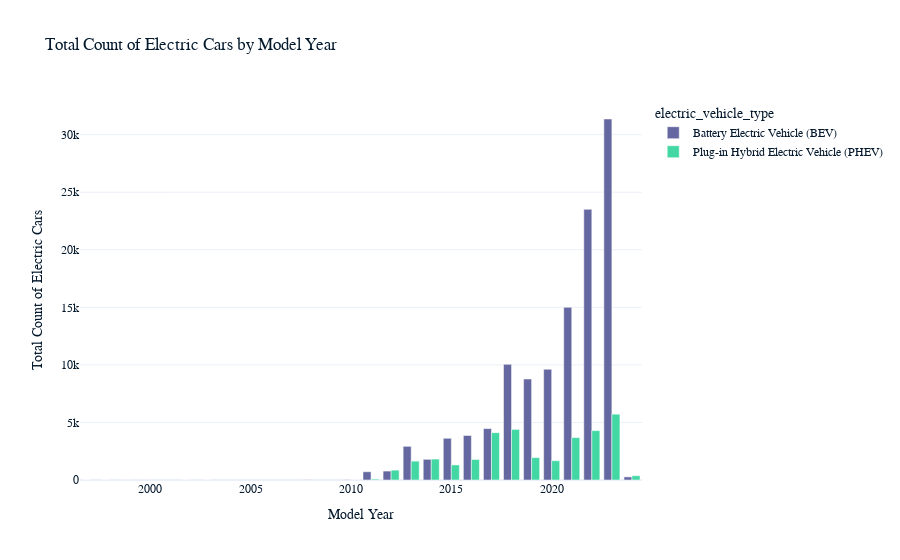

Source (notebook cell):
### Markdown cell above
### Instructions

Run the code and check that the plot is correct.

- Run the bar plot code generated by GPT.
- _Check that the output is suitable. If not, try changing your prompt in the previous task to improve the output (this is prompt engineering, which you'll see more of in the next code-along project in the series)._

### Code cell
# Paste the code generated by GPT and run it
import plotly.express as px

# Filter the DataFrame to include only electric vehicles
electric_vehicles = electric_cars[electric_cars['electric_vehicle_type'].str.contains('Electric Vehicle')]

# Group the data by model year and electric vehicle type, and sum the counts
grouped_data = electric_vehicles.groupby(['model_year', 'electric_vehicle_type'])['n_cars'].sum().reset_index()

# Draw the bar plot
fig = px.bar(grouped_data, x='model_year', y='n_cars', color='electric_vehicle_type',
             labels={'n_cars': 'Total Count of Electric Cars', 'model_year': 'Model Year'},
             title='Total Count of Electric Cars by Model Year',
             barmode='group')

fig.show()

### Figure 1 — Plotly figure (JSON) as saved in the notebook; plotly's stock layout.template omitted (floating-point values rounded to 4 significant figures)
{"data": [{"alignmentgroup": "True", "hovertemplate": "electric_vehicle_type=Battery Electric Vehicle (BEV)<br>Model Year=%{x}<br>Total Count of Electric Cars=%{y}<extra></extra>", "legendgroup": "Battery Electric Vehicle (BEV)", "marker": {"color": "#6568a0", "pattern": {"shape": ""}}, "name": "Battery Electric Vehicle (BEV)", "offsetgroup": "Battery Electric Vehicle (BEV)", "orientation": "v", "showlegend": true, "textposition": "auto", "type": "bar", "x": [1997, 1998, 1999, 2000, 2002, 2003, 2008, 2010, 2011, 2012, 2013, 2014, 2015, 2016, 2017, 2018, 2019, 2020, 2021, 2022, 2023, 2024], "xaxis": "x", "y": [1, 1, 4, 8, 2, 1, 18, 21, 718, 776, 2926, 1796, 3625, 3867, 4466, 10046, 8771, 9617, 14998, 23511, 31360, 271], "yaxis": "y"}, {"alignmentgroup": "True", "hovertemplate": "electric_vehicle_type=Plug-in Hybrid Electric Vehicle (PHEV)<br>Model Year=%{x}<br>Total Count of Electric Cars=%{y}<extra></extra>", "legendgroup": "Plug-in Hybrid Electric Vehicle (PHEV)", "marker": {"color": "#43d7a4", "pattern": {"shape": ""}}, "name": "Plug-in Hybrid Electric Vehicle (PHEV)", "offsetgroup": "Plug-in Hybrid Electric Vehicle (PHEV)", "orientation": "v", "showlegend": true, "textposition": "auto", "type": "bar", "x": [2010, 2011, 2012, 2013, 2014, 2015, 2016, 2017, 2018, 2019, 2020, 2021, 2022, 2023, 2024], "xaxis": "x", "y": [3, 78, 857, 1639, 1817, 1309, 1783, 4108, 4395, 1945, 1677, 3686, 4288, 5719, 371], "yaxis": "y"}], "layout": {"barmode": "group", "legend": {"title": {"text": "electric_vehicle_type"}, "tracegroupgap": 0}, "title": {"text": "Total Count of Electric Cars by Model Year"}, "xaxis": {"anchor": "y", "domain": [0, 1], "title": {"text": "Model Year"}}, "yaxis": {"anchor": "x", "domain": [0, 1], "title": {"text": "Total Count of Electric Cars"}}}}
